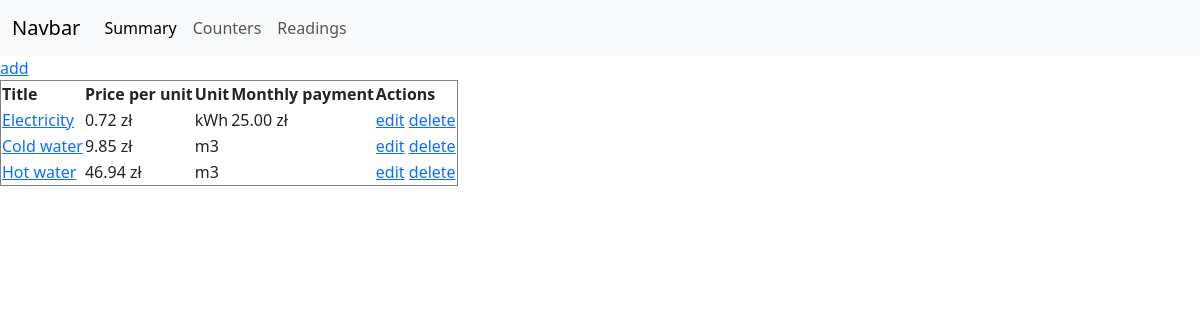
Page /counters/list/ on the committed database.
### counters/models.py (models this page shows, shortened)
class Counter(models.Model):
    title = models.CharField(max_length=60)
    consumable = models.BooleanField(default=True)
    unit = models.CharField(max_length=60, blank=True, null=True)
    price_per_unit = models.DecimalField(max_digits=5, decimal_places=2, default=0)
    fixed_price = models.DecimalField(max_digits=5, decimal_places=2, default=0)

### counters/views.py (the view)
# urls.py: path("counters/list/", CounterListView.as_view(), name="counters-list"),
class CounterListView(ListView):
    model = Counter

### counters/templates/counters/counter_list.html
{% extends "counters/base.html" %}
{% block content %}
    <a href="{% url 'counters:counter-create' %}" class='button'>add</a>
    {% include 'counters/partials/counters_table.html' %}
{% endblock %}

### counters/templates/counters/partials/counters_table.html
<table border="1">
    <thead>
        <tr>
            <th>Title</th>
            <th>Price per unit</th>
            <th>Unit</th>
            <th>Monthly payment</th>
            <th>Actions</th>
        </tr>
    </thead>
    <tbody>
        {% for obj in object_list %}
            <tr>
                <td>
                    <a href="{% url 'counters:counter-detail' obj.id %}">{{ obj.title }}</a>
                </td>
                <td>
                    {% if obj.price_per_unit %}{{ obj.price_per_unit }} zł{% endif %}
                </td>
                <td>
                    {% if obj.unit %}{{ obj.unit }}{% endif %}
                </td>
                <td>
                    {% if obj.fixed_price %}{{ obj.fixed_price }} zł{% endif %}
                </td>
                <td>
                    <a href="{% url 'counters:counter-edit' obj.id %}">edit</a>
                    <a href="{% url 'counters:counter-delete' obj.id %}">delete</a>
                </td>
            </tr>
        {% endfor %}
    </tbody>
</table>

### rows in the picture
Counter: title "Electricity", price_per_unit "0.72", unit "kWh", fixed_price "25.00"
Counter: title "Cold water", price_per_unit "9.85", unit "m3"
Counter: title "Hot water", price_per_unit "46.94", unit "m3"
